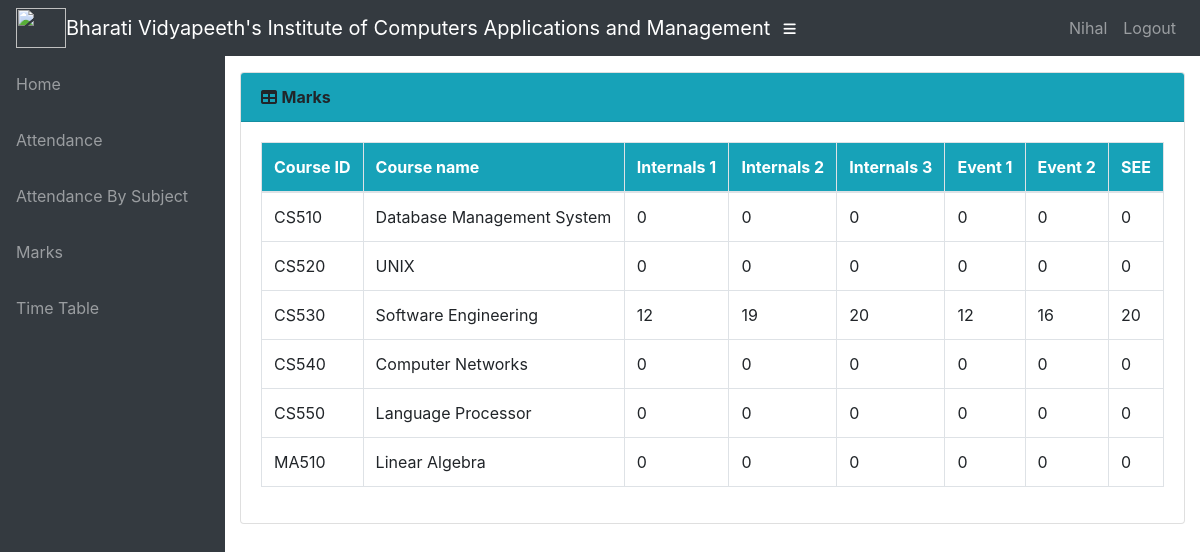
The page /info/student/CS03/marks_list/ (signed in) on the database as committed earlier.
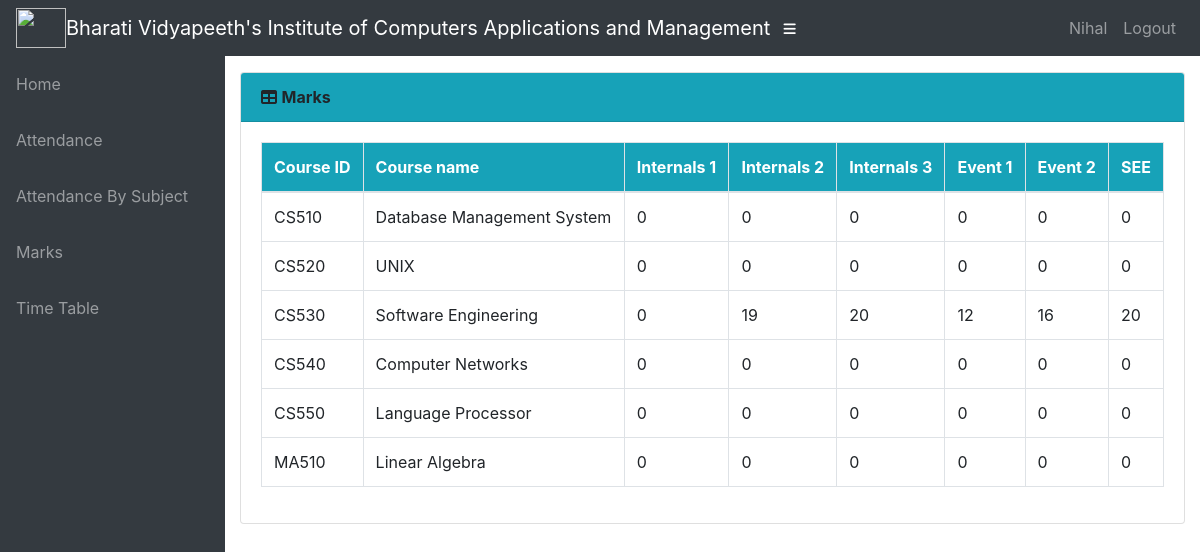
The same page on the database as committed later.
### info/models.py (models this page shows, shortened)
class Marks(models.Model):
    studentcourse = models.ForeignKey(StudentCourse, on_delete=models.CASCADE)
    name = models.CharField(max_length=50, choices=test_name, default='Internal test 1')
    marks1 = models.IntegerField(default=0, validators=[MinValueValidator(0), MaxValueValidator(100)])
    class Meta:
        unique_together = (('studentcourse', 'name'),)

### info/views.py (the view)
# urls.py: path('student/<slug:stud_id>/marks_list/',
@login_required()
def marks_list(request, stud_id):
    stud = Student.objects.get(USN=stud_id, )
    ass_list = Assign.objects.filter(class_id_id=stud.class_id)
    sc_list = []
    for ass in ass_list:
        try:
            sc = StudentCourse.objects.get(student=stud, course=ass.course)
        except StudentCourse.DoesNotExist:
            sc = StudentCourse(student=stud, course=ass.course)
            sc.save()
            sc.marks_set.create(type='I', name='Internal test 1')
            sc.marks_set.create(type='I', name='Internal test 2')
            sc.marks_set.create(type='I', name='Internal test 3')
            sc.marks_set.create(type='E', name='Event 1')
            sc.marks_set.create(type='E', name='Event 2')
            sc.marks_set.create(type='S', name='Semester End Exam')
        sc_list.append(sc)
    return render(request, 'info/marks_list.html', {'sc_list': sc_list})

### info/models.py (called while the page is built)
    @property
    def is_student(self):
        if hasattr(self, 'student'):
            return True
        return False

### info/templates/info/marks_list.html
{% extends 'info/base.html' %}
    {% load static %}
    {% block content %}
                  <div class="card mb-3">
            <div class="card-header bg-info ">
              <i class="fas fa-table"></i>
            <b>Marks</b></div>
            <div class="card-body">
              <div class="table-responsive">
                <table class="table table-bordered" id="dataTable" width="100%" cellspacing="0">
                  <thead>
                    <tr class="bg-info text-white">
                        <th>Course ID</th>
                        <th>Course name</th>
                        <th>Internals 1</th>
                        <th>Internals 2</th>
                        <th>Internals 3</th>
                        <th>Event 1</th>
                        <th>Event 2</th>
                        <th>SEE</th>
                    </tr>
                  </thead>
                  <tbody>
                    {% for sc in sc_list %}
                    <tr>
                        <td>{{ sc.course_id }}</td>
                        <td>{{sc.course.name}}</td>
                        {% for m in sc.marks_set.all %}
                            <td>{{ m.marks1 }}</td>
                        {% endfor %}
                    </tr>
                    {% empty %}
                            <p>student has no courses</p>
                    {% endfor %}
                  </tbody>
                </table>
              </div>
            </div>
          </div>
    {% endblock %}

Rows that differ between the two databases and show on the page:
changed Marks (number 13 of 36 on the later page): marks1 "12" → "0"
